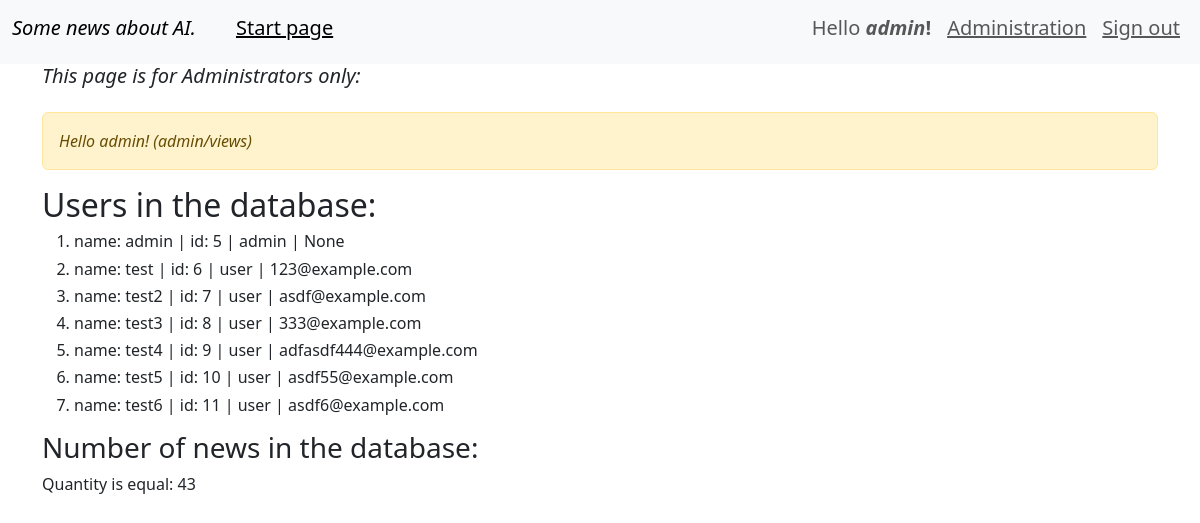
/admin/ (signed in), run on an earlier commit of the app's database.
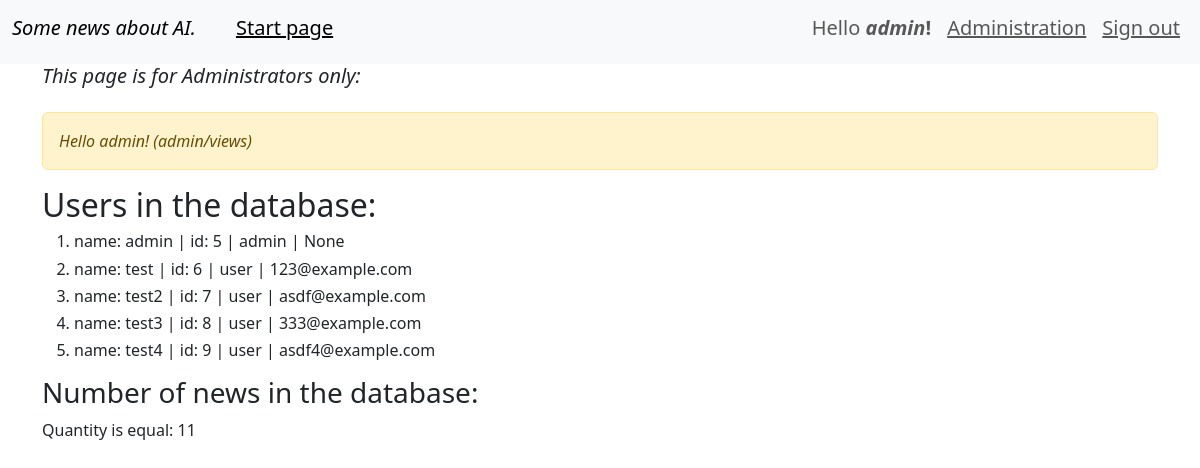
And on a later commit of the database.
### webapp/user/models.py (models this page shows, shortened)
class User(db.Model, UserMixin):
    id = db.Column(db.Integer, primary_key=True)
    username = db.Column(db.String(64), index=True, unique=True)
    password = db.Column(db.String(128))
    role = db.Column(db.String(10), index=True)
    email = db.Column(db.String(50))
    @property
    def is_admin(self):
        return self.role == 'admin'

### webapp/admin/views.py (the view)
@blueprint.route('/')
@admin_required
def admin_index():
    if current_user.is_admin:
        flash('Hello admin! (admin/views)')
        title = 'This page is for Administrators only'
        name_user = User.query.filter(User.username.isnot(None)).all()
        news_count = News.query.filter(News.text.isnot(None)).count()
        return render_template('admin/info.html', page_title=title, name_user=name_user, news_count=news_count)
    else:
        flash("You aren't admin.")

### webapp/__init__.py (called while the page is built)
def create_app():
    app = Flask(__name__)                   # create Flask's object
    app.config.from_pyfile('config.py')     # load config.py -> .config + .from_pyfile
    db.init_app(app)                        # initialisation db object (App)
    migrate = Migrate(app, db)              # create object migrate for DB
    login_manager = LoginManager()          # create logMan's object
    login_manager.init_app(app)             # initialisation object
    login_manager.login_view = 'user.login' # name function for this object
    app.register_blueprint(admin_blueprint)
    app.register_blueprint(news_blueprint)
    app.register_blueprint(user_blueprint)   # inithialization user_blueprint
    @login_manager.user_loader
    def load_user(user_id):
        return User.query.get(user_id)
    return app

### webapp/templates/admin/info.html (shortened to what this page needs)
{% extends "base.html" %}
{% block content %}
    <div class='row'>
        <div class='col-12'>
            {% include('messages.html') %}
            <h2>Users in the database:</h2>
            <ol>
            {%for n_users in name_user:%}
            <h6><li>
                <div class="fixed-spaces">
                name: {{n_users.username}}  | id: {{n_users.id}} | {{n_users.role}} | {{n_users.email}}</div>
            </li></h6>
            {%endfor%}
            </ol>
            <h3>Number of news in the database:</h3>
            {%if news_count %}
                Quantity is equal: {{ news_count }}
            {% endif %}
        </div>
    </div>
{% endblock %}

### webapp/templates/base.html (shortened to what this page needs)
<!doctype html>
<html lang="en">
  <head>
    <link href="https://cdn.jsdelivr.net/npm/bootstrap@5.3.0-alpha3/dist/css/bootstrap.min.css" rel="stylesheet">
    <link rel="stylesheet" href="{{ url_for('static', filename='style.css') }}">
    <link     href="//cdnjs.cloudflare.com/ajax/libs/highlight.js/9.13.1/styles/monokai-sublime.min.css" rel="stylesheet" >
  </head>
  <body>
    {%  include 'menu.html' %}
    <div class="container">
    <h5> <em>{{ page_title }}:</em> </h5>
         {% block content %}{% endblock %}
    </div>
  </body>

### webapp/templates/menu.html (shortened to what this page needs)
<nav class="navbar navbar-expand-lg bg-body-tertiary">
  <div class="container-fluid">
  <h6><a class="navbar-brand" href="#"><em>Some news about AI.</em></a></h6>
    <div class="collapse navbar-collapse" id="navbarSupportedContent">
      <ul class="navbar-nav me-auto mb-2 mb-lg-0">
        <li class="nav-item">
          <a class="nav-link active" aria-current="page" href="/"><u>                 </u></a>
        </li>
        <li class="nav-item">
          <h5><a class="nav-link active" aria-current="page" href="/"><u>Start page</u></a></h5>
        </li>
      </ul>
      <ul class="navbar-nav">
        {% if current_user.is_authenticated %}
          <li class="nav-item">
            <h5><span class="nav-link">Hello <strong><em>{{ current_user.username }}</em>!</strong></span></h5>
          </li>
          {% if current_user.is_admin %}
            <li class="nav-item">
              <h5><a class="nav-link" href="{{ url_for('admin.admin_index', next=request.full_path) }}"><u>Administration</u></a></h5>
            </li>
          {% endif %}
          <li class="nav-item">
            <h5><a class="nav-link" href="{{ url_for('user.logout', next=request.full_path) }}"><u>Sign out</u></a></h5>
          </li>
        {% endif %}
      </ul>
    </div>
  </div>
</nav>

### webapp/templates/messages.html
{% with messages = get_flashed_messages() %}
    {% if messages %}
    <p><em>
    <div class='alert alert-warning' role='alert'>
        {% for message in messages %}
            {{ message }}<br>
        {% endfor %}
    </div>
    </em></p>
    {% endif %}
{% endwith %}

What changed in the data, as far as the page shows it:
removed User: username "test5", id "10", role "user", email "asdf55@example.com"
removed User: username "test6", id "11", role "user", email "asdf6@example.com"
changed User "test4": email "adfasdf444@example.com" → "asdf4@example.com"
Also different on the page:
{{ news_count }}: "43" → "11"
